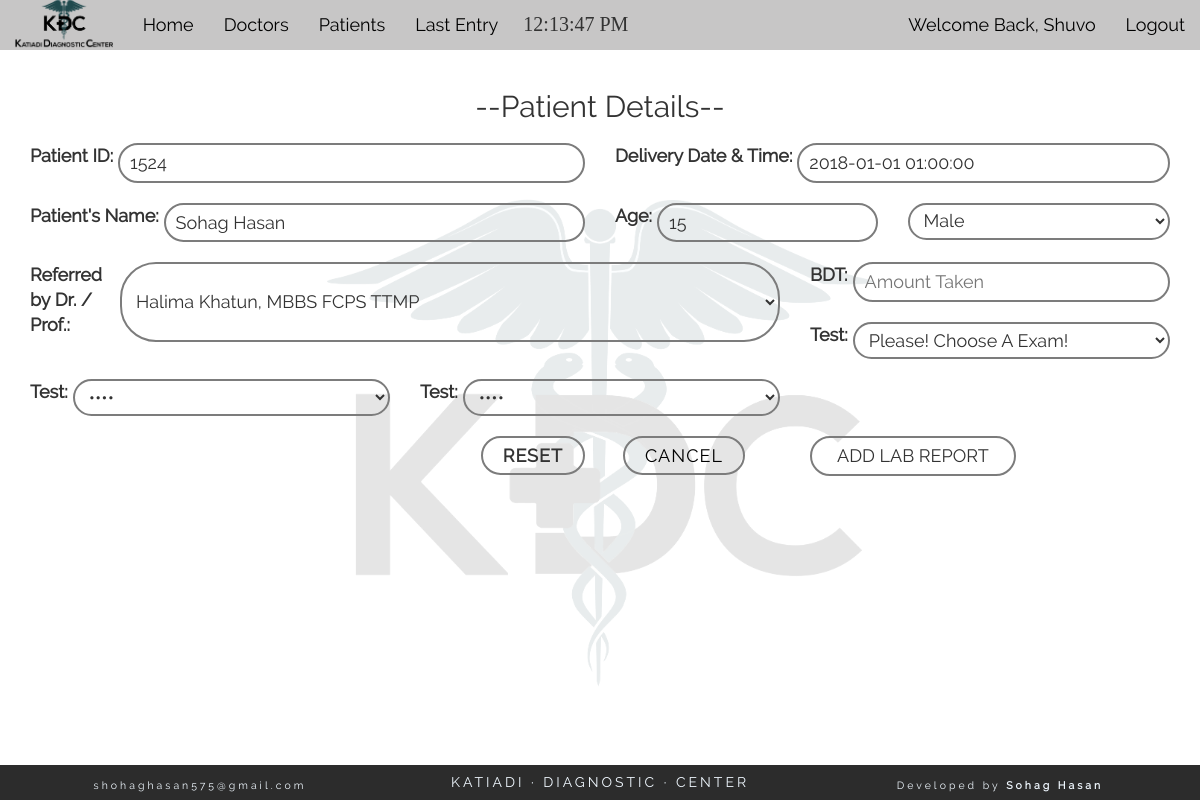
/pat_info.php?p_id=1524 (signed in), run on the app's committed database.
### tables this page shows
CREATE TABLE "patient" (
	`lab_id`	INTEGER NOT NULL PRIMARY KEY AUTOINCREMENT,
	`p_id`	int(11) NOT NULL,
	`p_datetime`	datetime NOT NULL,
	`p_name`	varchar(200) NOT NULL,
	`p_age`	int(11) NOT NULL,
	`sex`	varchar(10) NOT NULL,
	`doctor_id`	int(11) NOT NULL,
	`specimen1`	varchar(50) NOT NULL,
	`specimen2`	varchar(50) NOT NULL,
	`specimen3`	varchar(50) NOT NULL,
	`status`	int(1) NOT NULL,
	`pat_amount`	INTEGER,
	`doc_amount`	INTEGER,
	`whenadded`	TEXT
);

CREATE TABLE "doctor" (
	`doctor_id`	INTEGER NOT NULL PRIMARY KEY AUTOINCREMENT,
	`d_name`	varchar(200) NOT NULL,
	`age`	int(11) NOT NULL,
	`sex`	varchar(15) NOT NULL,
	`degree`	varchar(200) NOT NULL,
	`status`	int(1) NOT NULL
);

### pat_info.php (the view, shortened to what this page needs)
<?php
	if(isset($_SESSION['username'])){
	require_once("config.php");
	$sel= "SELECT * FROM doctor WHERE doctor_id AND status='1'";
	$res_qry = $db-> query($sel);
	$p_id_r = $_GET['p_id'];
	$selss= "SELECT * FROM patient WHERE p_id='$p_id_r' AND status='1'";
	$ressub= $db-> query($selss);
	$datasub=$ressub-> fetchArray(SQLITE3_ASSOC);
?>
    <section class="container-fluid" id="test_list" >
    	<div class="row">
    		<div class="col-md-12 text-center">
    			<h2 class="title">--Patient Details--</h2>
    			<form action="" method="post" id="p_form" class="text-left">
    			<div class="col-md-6 form_row">
   				  <label for="p_id">Patient ID:</label>
   				  <input id="p_id" type="number" name="p_id" placeholder="Enter The Slip Number Here" value="<?php echo $p_id_r; ?>" title="Enter The Patient ID Here!" required>
    			</div>
   				  	<div class="col-md-6 form_row" >
   				  		<label for="">Delivery Date & Time:</label>
						<input type="text" id="form-control" data-date-format="DD, dd MM yyyy, HH:ii P" name="datetime" value="<?php echo $datasub['p_datetime']; ?>" placeholder="Click to set Date & Time" required>
					</div>
					<div class="col-md-6 form_row">
    					<label for="p_name">Patient's Name:</label>
    					<input type="text" name="p_name" id="p_name" placeholder="Type Patient's Name Here" value="<?php echo $datasub['p_name']; ?>" required>
    				</div>
   				  <div class="col-md-3 form_row">
    					<label for="p_age">Age:</label>
    					<input type="number" name="p_age" id="p_age" placeholder="Patient's Age" value="<?php echo $datasub['p_age']; ?>" required>
    				</div>
   				  <div class="col-md-3 form_row">
					 	<select name="sex" id="" required>
					 		<option value="Male" <?php if($datasub['sex']==='Male'){echo('selected'); } ?>>Male</option>
					 	</select>
   				  </div>
   				  <div class="col-md-8 form_row">
   				  	<label for="doctor_name">Referred by Dr. / Prof.:</label>
					<select name="doctor" required>
		  <?php while($data = $res_qry-> fetchArray(SQLITE3_ASSOC)){ ?>
			<option value="<?php echo $data['doctor_id']; ?>" <?php if($datasub['doctor_id']===$data['doctor_id']){ echo('selected'); } ?>><?php echo $data['d_name'].", ".$data['degree']; ?></option>
	   	<?php } ?>
					</select>
   				  </div>
   				  <div class="col-md-4 form_row">
   				  	<label for="p_age">BDT:</label>
   				  	<input type="number" name="pat_amount" id="p_age" value="<?php echo $datasub['pat_amount']; ?>" placeholder="Amount Taken" required>
   				  </div>
   				  <div class="col-md-4 form_row">
						<label>Test: </label>
							<select name="specimen1" id="specimen1" required>
								<option value="">Please! Choose A Exam!</option>
							</select>
   				  </div>
   				  <div class="col-md-4 text-center form_row">
						<label>Test: </label>
						  <select name="specimen2" id="specimen2">
								<option value="">&bull;&bull;&bull;&bull;</option>
						  </select>
   				  </div>
   				  <div class="col-md-4 text-right form_row">
						<label>Test: </label>
							<select name="specimen3" id="specimen3">
								<option value="">&bull;&bull;&bull;&bull;</option>
						  </select>
   				  </div>
    				<div class="col-md-6 text-right">
    					<label title="View Reset Button" class="check_box" for=cb>Reset</label>
    				</div>
    				<div class="col-md-2 text-right">
						<a class="cancel_button" style="top: 0px;" href="index.php">Cancel</a>
					</div>
    				<div class="col-md-4 text-left">
    					<input type="submit" name="go" id="go" value="ADD LAB REPORT" title="Click Here To Add Lab Report.">
    				</div>
    			</form>
    		</div>
    	</div>
    </section>
	<?php
		}else{
				header('location: login.php');
			}
		?>

### css/style.css (style rules this page uses)
* { font-family: "Raleway-Regular"; }
body { background: url(../pics/bg.png) center center no-repeat; background-size: contain; min-height: 100vh; padding-bottom: 39px; }
.check_box { float: right; border: 2px solid #7C7C7C; padding: 5px 20px; border-radius: 20px; text-transform: uppercase; letter-spacing: 1px; cursor: pointer; transition: all ease 200ms; }
.title { font-size: 30px; }
.form_row { display: flex; }
select, input { border: 2px solid #7C7C7C; background-color: transparent; border-radius: 36px; padding: 5px 10px; outline: 0px; flex: 1; font-size: 18px!important; }
#p_form > div { margin: 10px 0px; }
label, a { font-size: 18px !important; line-height: 25px; padding: 0px 5px 0px 0px; }
.cancel_button { position: absolute; top: 50px; right: 50px; border: 2px solid #7C7C7C; border-radius: 25px; padding: 5px 20px; text-transform: uppercase; transition: all ease 200ms; letter-spacing: 1px; color: #000000; }
#go { transition: 200ms ease; padding-left: 25px; padding-right: 25px; }

### data on the page
patient: datetime "2018-01-01 01:00:00", p_name "Sohag Hasan", p_age "15", sex "Male", doctor "Halima Khatun, MBBS FCPS TTMP"

### other printed values
$_SESSION['username'] "Shuvo"
